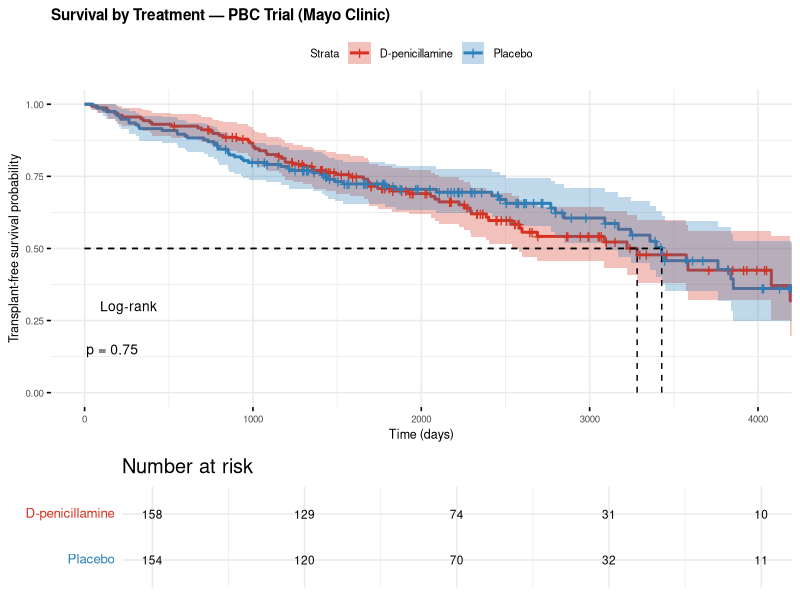

This chart was generated by the following R code: (Note: this script raises an error after producing the figure.)
## ---- chunk 1
knitr::opts_chunk$set(
  echo    = TRUE,
  message = FALSE,
  warning = FALSE,
  comment = "#>",
  fig.width  = 3,
  fig.height = 5
)
## ---- chunk 2
if (!requireNamespace("survival",  quietly = TRUE)) install.packages("survival")
if (!requireNamespace("survminer", quietly = TRUE)) install.packages("survminer")
if (!requireNamespace("ggplot2",   quietly = TRUE)) install.packages("ggplot2")
if (!requireNamespace("dplyr",     quietly = TRUE)) install.packages("dplyr")
if (!requireNamespace("knitr",     quietly = TRUE)) install.packages("knitr")
if (!requireNamespace("broom",     quietly = TRUE)) install.packages("broom")
if (!requireNamespace("gridExtra", quietly = TRUE)) install.packages("gridExtra")

library(survival)   # Surv(), survfit(), coxph(), survreg(), cox.zph()
library(survminer)  # ggsurvplot() — publication-ready KM plots
library(ggplot2)    # additional visualizations
library(dplyr)      # data manipulation
library(knitr)      # kable() for formatted tables
library(broom)      # tidy() for model outputs
library(gridExtra)  # multi-panel plots

theme_set(theme_minimal(base_size = 10))
## ---- chunk 3
data(pbc, package = "survival")

# Clean dataset — restrict to randomised patients (non-NA trt)
pbc2 <- pbc |>
  filter(!is.na(trt)) |>
  mutate(
    status2 = ifelse(status == 2, 1, 0),    # 1 = dead, 0 = censored/transplant
    trt     = factor(trt, levels = c(1, 2),
                     labels = c("D-penicillamine", "Placebo")),
    stage   = factor(stage),
    sex     = factor(sex, levels = c("m", "f"),
                     labels = c("Male", "Female")),
    bili_cat = cut(bili, breaks = c(0, 1, 3, 10, Inf),
                   labels = c("≤1", "1–3", "3–10", ">10"),
                   right = TRUE)
  )

cat("Randomised patients:", nrow(pbc2), "\n")
cat("Events (deaths):    ", sum(pbc2$status2), "\n")
cat("Censored:           ", sum(pbc2$status2 == 0), "\n")
## ---- chunk 4
km_pbc <- survfit(Surv(time, status2) ~ trt, data = pbc2)

ggsurvplot(
  km_pbc,
  data             = pbc2,
  conf.int         = TRUE,
  risk.table       = TRUE,
  risk.table.height = 0.25,
  pval             = TRUE,
  pval.method      = TRUE,
  xlab             = "Time (days)",
  ylab             = "Transplant-free survival probability",
  title            = "Survival by Treatment — PBC Trial (Mayo Clinic)",
  legend.labs      = c("D-penicillamine", "Placebo"),
  palette          = c("#d7301f", "#2c7fb8"),
  ggtheme          = theme_minimal(base_size = 12),
  surv.median.line  = "hv",
  tables.theme      = theme_cleantable(),
  fontsize          = 3,
  font.title        = c(11, "bold"),
  font.subtitle     = c(9, "plain"),
  font.x            = c(9, "plain"),
  font.y            = c(9, "plain"),
  font.tickslab     = c(7, "plain"),
  font.legend       = c(8, "plain"),
  pval.size         = 3.5,
  pval.coord        = c(10, 0.15)
)
## ---- chunk 5
lr_pbc <- survdiff(Surv(time, status2) ~ trt, data = pbc2)
print(lr_pbc)

# Extract key values
chi2 <- lr_pbc$chisq
df   <- length(lr_pbc$n) - 1
pval <- pchisq(chi2, df = df, lower.tail = FALSE)

cat(sprintf("\nLog-rank test: χ²(%d) = %.3f,  p = %.4f\n", df, chi2, pval))
cat(sprintf("Interpretation: %s\n",
    ifelse(pval < 0.05,
           "Reject H0 — the two survival curves differ significantly.",
           "Fail to reject H0 — no significant difference between curves.")))
## ---- chunk 6
km_bili <- survfit(Surv(time, status2) ~ bili_cat, data = pbc2)
lr_bili <- survdiff(Surv(time, status2) ~ bili_cat, data = pbc2)

cat(sprintf("Log-rank (bilirubin categories): χ²(%d) = %.3f,  p < 0.001\n",
            length(lr_bili$n) - 1, lr_bili$chisq))

ggsurvplot(
  km_bili,
  data             = pbc2,
  conf.int         = FALSE,
  risk.table       = TRUE,
  risk.table.height = 0.28,
  pval             = TRUE,
  xlab             = "Time (days)",
  ylab             = "Survival probability",
  title            = "Survival by Serum Bilirubin Level (PBC)",
  subtitle         = "Higher bilirubin strongly predicts worse survival",
  legend.labs      = c("≤1 mg/dL","1–3 mg/dL","3–10 mg/dL",">10 mg/dL"),
  palette          = c("#41ab5d","#2c7fb8","#fd8d3c","#d7301f"),
  ggtheme          = theme_minimal(base_size = 12),
  tables.theme      = theme_cleantable(),
  fontsize          = 3,
  font.title        = c(11, "bold"),
  font.subtitle     = c(9, "plain"),
  font.x            = c(9, "plain"),
  font.y            = c(9, "plain"),
  font.tickslab     = c(7, "plain"),
  font.legend       = c(8, "plain"),
  pval.size         = 3.5,
  pval.coord        = c(10, 0.15)
)
## ---- chunk 7
cox_multi <- coxph(
  Surv(time, status2) ~ trt + sex + age + bili+ albumin + stage,
  data = pbc2
)
summary(cox_multi)
## ---- chunk 8
# Clean HR table with CIs
cox_tidy <- tidy(cox_multi, exponentiate = TRUE, conf.int = TRUE)

cox_tidy
## ---- chunk 9
# Forest plot
cox_plot_df <- cox_tidy |>
  mutate(
    term = dplyr::recode(term,
      "sexFemale"  = "Sex: Female vs. Male",
      "age"        = "Age (per year)",
      "ph.ecog"    = "ECOG score (per unit)",
      "ph.karno"   = "Karnofsky score: physician (per unit)",
      "wt.loss"    = "Weight loss (per lb)"
    )
  )

ggplot(cox_plot_df, aes(x = estimate, y = reorder(term, estimate))) +
  geom_vline(xintercept = 1, linetype = "dashed",
             color = "gray50", linewidth = 0.8) +
  geom_errorbarh(aes(xmin = conf.low, xmax = conf.high),
                 height = 0.25, color = "#2c7fb8", linewidth = 0.9) +
  geom_point(aes(color = p.value < 0.05), size = 3.5) +
  scale_color_manual(
    values = c("TRUE" = "#d7301f", "FALSE" = "#2c7fb8"),
    labels = c("TRUE" = "p < 0.05", "FALSE" = "p ≥ 0.05"),
    name = NULL
  ) +
  scale_x_log10(breaks = c(0.3, 0.5, 1.0, 1.5, 2.0, 3.0)) +
  labs(
    title    = "Hazard Ratios: Multivariable Cox Model (lung dataset)",
    subtitle = "HR < 1 = protective; HR > 1 = increased hazard. Error bars = 95% CI",
    x = "Hazard Ratio (log scale)", y = NULL
  ) +
  theme(legend.position = "top")
## ---- chunk 10
# Plot ln(-ln(S(t))) vs ln(t) — parallel lines = PH holds
km_sex_plot <- survfit(Surv(time, status2) ~ sex, data = pbc2)

# Extract strata sizes safely
strata_sizes <- km_sex_plot$strata  # named integer vector, e.g. sex=Male: 113, sex=Female: 54

# Check what labels actually exist before plotting
ll_df <- data.frame(
  time = km_sex_plot$time,
  surv = km_sex_plot$surv,
  sex  = rep(names(strata_sizes), times = strata_sizes)  # ✅ no diff() needed
) |>
  filter(surv > 0 & surv < 1) |>
  mutate(
    log_time         = log(time),
    log_neg_log_surv = log(-log(surv))
  )

ggplot(ll_df, aes(x = log_time, y = log_neg_log_surv, color = sex)) +
  geom_step(linewidth = 1) +
  scale_color_manual(values = c("sex=Male" = "#d7301f", "sex=Female" = "#2c7fb8")) +
  labs(
    title    = "Log-Log Plot: Testing Proportional Hazards Assumption",
    subtitle = "Parallel lines = PH holds | Crossing/diverging lines = PH violated",
    x        = "log(Time)", y = "log(−log(Ŝ(t)))", color = "Sex"
  ) +
  theme_minimal(base_size = 8) +
  theme(legend.position = "top")
## ---- chunk 11
# cox.zph() tests PH via Schoenfeld residuals
cox_ph_test <- cox.zph(cox_multi)

cat("Schoenfeld Residuals Test for Proportional Hazards:\n")
print(cox_ph_test)

cat("\nInterpretation:\n")
cat("  A significant p-value (< 0.05) for a predictor indicates\n")
cat("  that its effect is NOT constant over time → PH violated.\n")
## ---- chunk 12
# Plot Schoenfeld residuals for significant predictors
par(mfrow = c(1, 2), mar = c(4, 4, 3, 1))

plot(cox_ph_test[3],
     col  = "#2c7fb8", lwd = 1,
     xlab = "Time", ylab = "Beta(t) for bili")
abline(h = coef(cox_multi)["bili"],
       lty = 1, col = "gray40")

plot(cox_ph_test[5],
     col  = "#2c7fb8", lwd = 1,
     xlab = "Time", ylab = "stage")
abline(h = coef(cox_multi)["stage"],
       lty = 1, col = "gray40")

par(mfrow = c(1, 1))
## ---- chunk 13
# Compare KM (observed) with Cox-predicted survival
cox_base <- survfit(cox_multi)

km_obs <- survfit(Surv(time, status2) ~ 1, data = pbc2)

# Build comparison dataframe
obs_df  <- data.frame(time = km_obs$time,
                      surv = km_obs$surv,
                      type = "Observed (KM)")
pred_df <- data.frame(time = cox_base$time,
                      surv = cox_base$surv,
                      type = "Predicted (Cox)")

ggplot(rbind(obs_df, pred_df), aes(x = time, y = surv, color = type)) +
  geom_step(linewidth = 1) +
  scale_color_manual(
    values = c("Observed (KM)" = "#2c7fb8",
               "Predicted (Cox)" = "#d7301f")
  ) +
  labs(
    title    = "Observed (KM) vs. Predicted (Cox) Survival",
    subtitle = "Close agreement indicates adequate model fit",
    x = "Time (days)", y = "Survival probability", color = NULL
  ) +
  theme(legend.position = "top")
## ---- chunk 14
# Influential observations via dfbeta
dfbeta_res <- residuals(cox_complete, type = "dfbeta")

dfbeta_df <- data.frame(
  id    = seq_len(nrow(lung2_complete)),
  sex   = dfbeta_res[, 1],
  age   = dfbeta_res[, 2],
  ecog  = dfbeta_res[, 3]
)

ggplot(dfbeta_df, aes(x = id, y = sex)) +
  geom_col(fill = "#2c7fb8", alpha = 0.7) +
  geom_hline(yintercept = c(-0.05, 0.05),
             linetype = "dashed", color = "#d7301f") +
  labs(
    title    = "dfbeta Residuals for Sex Coefficient",
    subtitle = "Large |dfbeta| → influential observation for that coefficient",
    x = "Patient index", y = "dfbeta (sex)"
  )
## ---- chunk 15
cat("
  START
    │
    ▼
  Is the outcome time-to-event with censoring?
    └─ Yes → Survival analysis is appropriate
    └─ No  → Consider logistic (binary) or Poisson (count)
    │
    ▼
  STEP 1: Always plot the Kaplan-Meier curve first
    └─ Use ggsurvplot() with risk table
    │
    ▼
  STEP 2: Comparing 2+ groups?
    └─ Log-rank test (survdiff())
    └─ Report χ², p-value, and KM curves together
    │
    ▼
  STEP 3: Need to adjust for confounders?
    └─ Cox proportional hazards model (coxph())
    └─ Report HRs with 95% CI
    │
    ▼
  STEP 4: Always test the PH assumption
    └─ cox.zph() — Schoenfeld residuals
    └─ Log-log plot
    └─ If violated → stratify, time-varying coefficients,
                     or parametric model
    │
    ▼
  STEP 5: Multiple event types?
    └─ Use competing risks framework
    └─ Do NOT treat competing events as censored
    │
    ▼
  REPORT: KM plot + risk table | HRs with CI | PH test result
          Median survival with 95% CI | Concordance (C-statistic)
")
## ---- chunk 16
sessionInfo()
